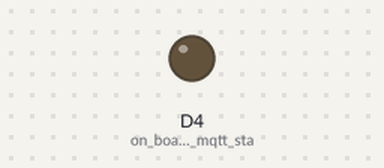
This sketch was run on a simulated ESP8266 (NodeMCU). Shown: output pins drawn as LEDs (lit = HIGH). WiFi joins after 1.5 s; servers stay silent unless stated; random numbers use the default seed unless the sketch sets one; no MQTT or app messages arrive unless stated; what the sketch prints to the serial monitor is not drawn.

Above: at 1.6 s.
Timing chart, 0 to 3.1 s (numbered marks = the images above):
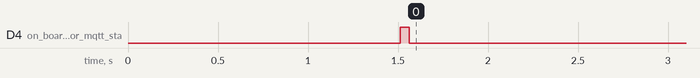

The sketch:

greenHouse_Sensors.ino
```cpp
/*
 Basic ESP8266 MQTT example

 This sketch demonstrates the capabilities of the pubsub library in combination
 with the ESP8266 board/library.

 It connects to an MQTT server then:
  - publishes "hello world" to the topic "outTopic" every two seconds
  - subscribes to the topic "inTopic", printing out any messages
    it receives. NB - it assumes the received payloads are strings not binary
  - If the first character of the topic "inTopic" is an 1, switch ON the ESP Led,
    else switch it off

 It will reconnect to the server if the connection is lost using a blocking
 reconnect function. See the 'mqtt_reconnect_nonblocking' example for how to
 achieve the same result without blocking the main loop.

 To install the ESP8266 board, (using Arduino 1.6.4+):
  - Add the following 3rd party board manager under "File -> Preferences -> Additional Boards Manager URLs":
       http://arduino.esp8266.com/stable/package_esp8266com_index.json
  - Open the "Tools -> Board -> Board Manager" and click install for the ESP8266"
  - Select your ESP8266 in "Tools -> Board"

*/

#include <ESP8266WiFi.h>
#include <PubSubClient.h>
#include "DHT.h"
#include <ArduinoJson.h>

// MQTT_MAX_PACKET_SIZE = 128;

// Update these with values suitable for your network.
const char* ssid = "saaeed"; // wifi ssid name
const char* password = "*****"; // wifi password
const char* mqtt_server = "192.168.1.50"; // MQTT broker Name // we are using hivemq public broker. mqtt://test.mosquitto.org

WiFiClient espClient;
PubSubClient client(espClient);
DHT dht;
JsonDocument doc;

#define PUBLISH_INTERVAL 7200000 // 2 hour
unsigned long msecLast = 0;

int soilMoistureValue = 0;
float humidity = 0.0;
float temperature = 0.0;
// const int dry = 380; // value for dry sensor
// const int wet = 277; // value for wet sensor

void setup_wifi() {
  delay(10);
  // We start by connecting to a WiFi network
  Serial.println();
  Serial.print("Connecting to ");
  Serial.println(ssid);

  WiFi.begin(ssid, password);

  while (WiFi.status() != WL_CONNECTED) {
    delay(500);
    Serial.print(".");
  }

  randomSeed(micros());

  Serial.println("");
  Serial.println("WiFi connected");
  Serial.println("IP address: ");
  Serial.println(WiFi.localIP());
}

void callback(char* topic, byte* payload, unsigned int length) {
  Serial.print("Message arrived [");
  Serial.print(topic);
  Serial.print("] ");
  for (int i = 0; i < length; i++) {
    Serial.print((char)payload[i]);
  }
  Serial.println();

  // Switch on the LED if an 1 was received as first character
  //  if ((char)payload[0] == 'o' && (char)payload[1]== 'n') { // Here we are comparing if ON command is coming from server.

  // if ((char)payload[0] == '1') { // Here we are comparing if ON command is coming from server.
  //   digitalWrite(2, HIGH); //2==>D4

  // } else {
  //   digitalWrite(2, LOW); // else turn off led
  // }

}

void reconnect() {
  // Loop until we're reconnected
  while (!client.connected()) {
    Serial.print("Attempting MQTT connection...");
    // Create a random client ID
    String clientId = "ESP8266Client-";
    clientId += String(random(0xffff), HEX);
    // Attempt to connect
    // if (client.connect(clientId.c_str() ,"niki" , "niki"))
    if (client.connect(clientId.c_str() ))  { //connection ID , username , password
      Serial.println("connected");
       digitalWrite(BUILTIN_LED, LOW);
      // client.subscribe("niki/switch"); //  topic Name
    } else {
      Serial.print("failed, rc=");
      Serial.print(client.state());
      Serial.println(" try again in 5 seconds");
      // Wait 5 seconds before retrying
      delay(5000);
    }
  }
}

void publishSensorData(){
    delay(dht.getMinimumSamplingPeriod()); /* Delay of amount equal to sampling period */
    humidity = dht.getHumidity();/* Get humidity value */
    temperature = dht.getTemperature();/* Get temperature value */
    soilMoistureValue = analogRead(0);
    // Serial.print(dht.getStatusString());/* Print status of communication */
    // Serial.print("\t");
    // Serial.print(humidity, 1);
    // Serial.print("\t\t");
    // Serial.print(temperature, 1);
    // Serial.print("\t\t ");

    // int percentageSoilMoisture = map(soilMoistureValue, wet, dry, 100, 0);
    // Serial.print(soilMoistureValue);
    // Serial.println();
    // Serial.println("Status\tHumidity (%)\tTemperature (C)\t SoilMoisture(%)");
    doc["humidity"] = humidity;
    doc["temprature"] = temperature;
    doc["moisture"] = soilMoistureValue;
    char payload[128];
    serializeJson(doc, payload);
    Serial.println(payload);
    client.publish("metric", payload);
}

void setup() {
  pinMode(BUILTIN_LED, OUTPUT);     // on board led for mqtt status indication.
  // pinMode(2, OUTPUT); // our led is connected to D4
  Serial.begin(115200);

  dht.setup(D1); 	/* D1 is used for data communication */

  setup_wifi();
  client.setServer(mqtt_server, 1883);
  client.setCallback(callback);
  digitalWrite(BUILTIN_LED, HIGH);
}

void loop() {

  if (!client.connected()) {
     digitalWrite(BUILTIN_LED, HIGH);
    reconnect();
  }

  unsigned long msec = millis();
  if(msec - msecLast > PUBLISH_INTERVAL && client.connected()){
    msecLast = msec;
    publishSensorData();
  }

  client.loop();
}
```

Measured:
- by itself, D4 (on_board_led_for_mqtt_sta): HIGH → LOW at 1.6 s
